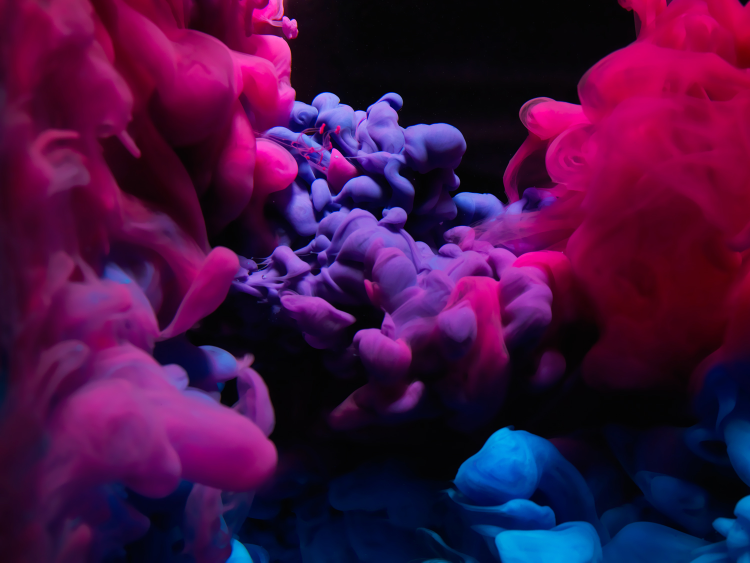
#> input picture Exercise2/Exercise2_Image.jpg, 1500 x 1125 px, found by its file name (shown at 1/2 size)
$ python Exercise2.py
#> lines starting #> are read from the running program, lines starting #| are printed output that depends on the picture
import cv2 as cv
from matplotlib import pyplot as plot


# Loads the image in greyscale
img = cv.imread('Exercise2/Exercise2_Image.jpg', 0)
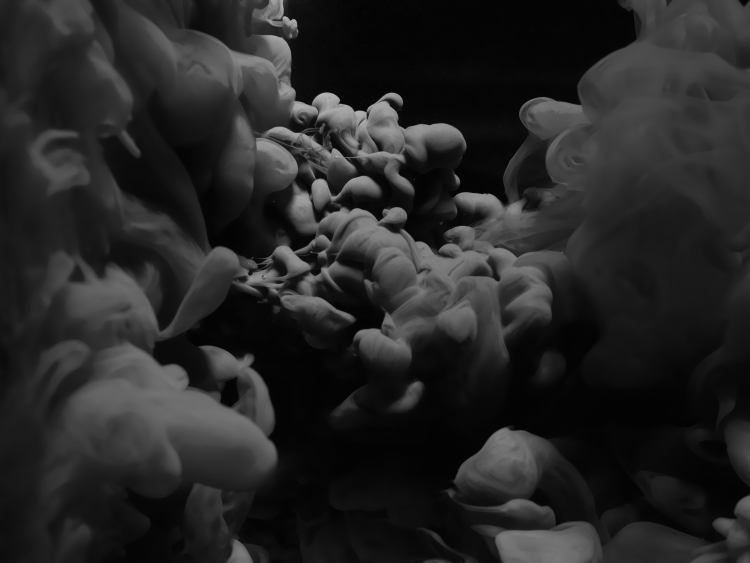
#> img: shape (1125, 1500) (shown at 1/2 size); min 2, max 188, mean 37.7

# Uses Canny method to detect edges
#
# The 2nd and 3rd inputs to this method are the minVal and maxVal of the
# threshold, respectively.
#
# The 4th value is the size of the 'patch'
#
# The 5th value is whether or not to use the Canny Algorithm
edges = cv.Canny(img, 100, 400, apertureSize=5, L2gradient=False)
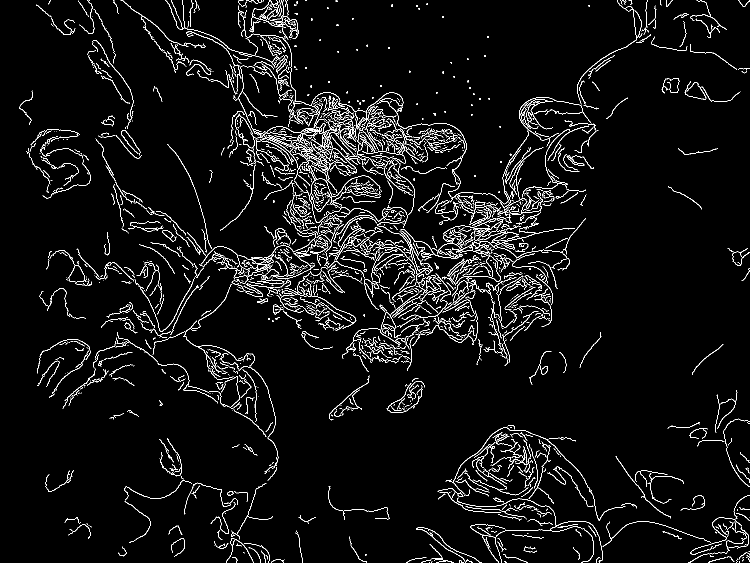
#> edges: shape (1125, 1500) (shown at 1/2 size); 4.5% white in thin lines or dots

# Plots the image's detected edges
plot.subplot(), plot.imshow(edges, cmap='gray')
plot.show()
